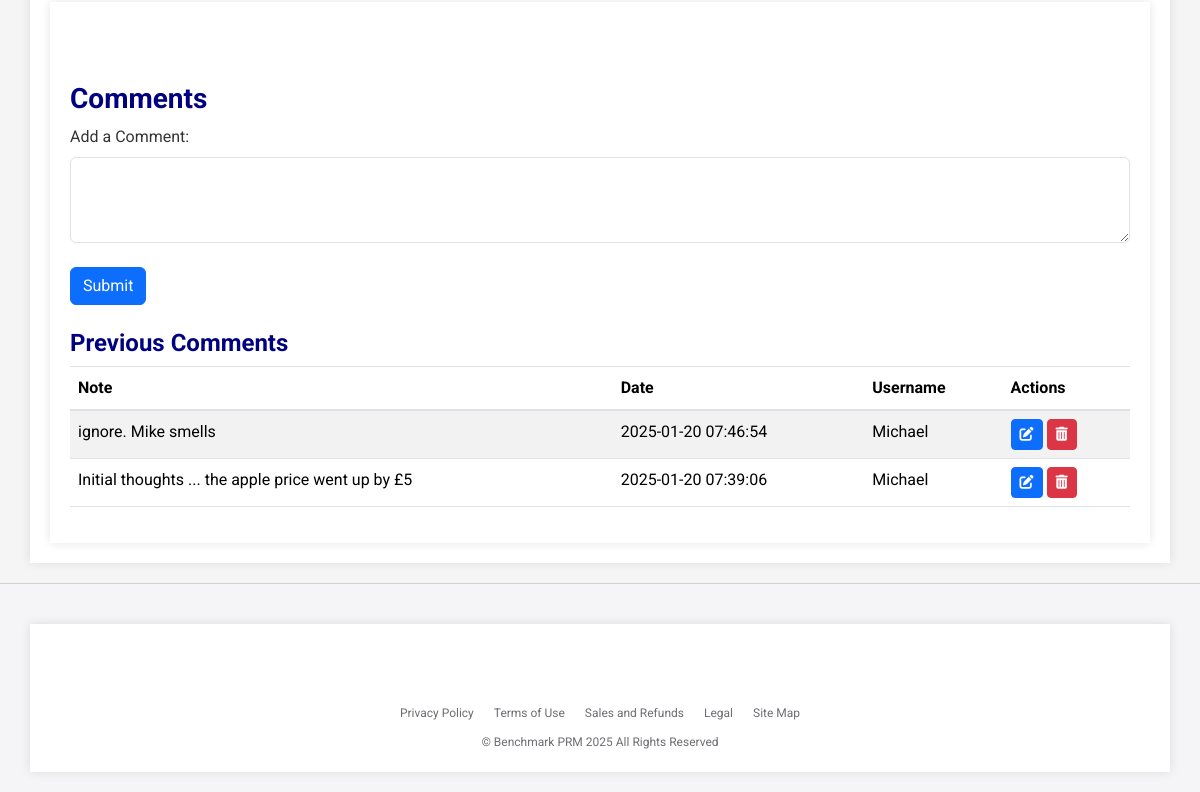
Page /manage/1/market_map (signed in, lower part) on the earlier database version.
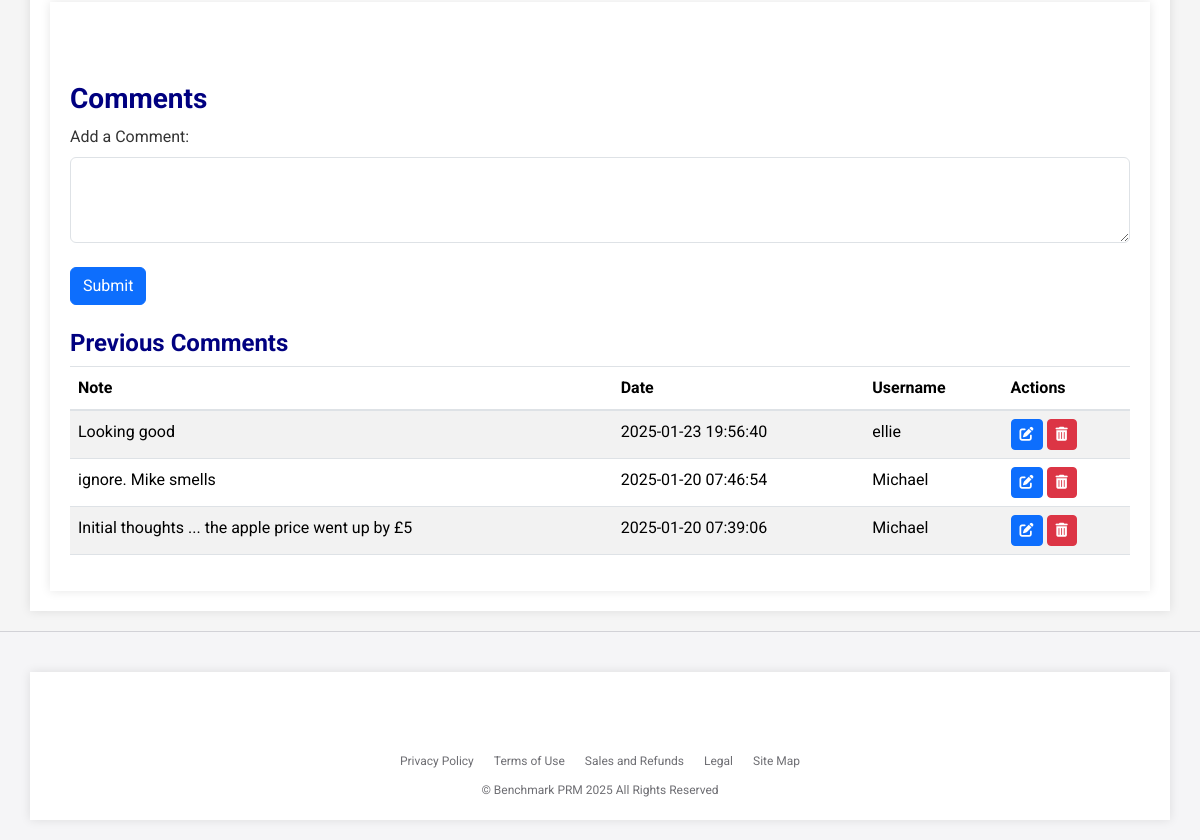
Same page on the later database version.
### app.py (models this page shows, shortened)
class Comment(db.Model):
    id = db.Column(db.Integer, primary_key=True)
    note = db.Column(db.Text, nullable=False)
    date = db.Column(db.DateTime, default=datetime.utcnow)
    user_id = db.Column(db.Integer, db.ForeignKey('user.id'), nullable=False)
    project_id = db.Column(db.Integer, db.ForeignKey('project.id'), nullable=False)
    user = db.relationship('User', backref=db.backref('comments', lazy=True))
    project = db.relationship('Project', backref=db.backref('comments', lazy=True))

class User(db.Model, UserMixin):
    id = db.Column(db.Integer, primary_key=True)
    username = db.Column(db.String(20), unique=True, nullable=False)
    email = db.Column(db.String(120), unique=True, nullable=False)  # Added email field
    password_hash = db.Column(db.String(128), nullable=False)

### app.py (the view, shortened to what this page needs)
@app.route('/manage/<int:project_id>/market_map', methods=['GET', 'POST'])
@login_required
def market_map(project_id):
    project = Project.query.get_or_404(project_id)
    if project.user_id != current_user.id and current_user not in project.shared_users:
        flash('You are not authorized to manage this project.', 'danger')
        return redirect(url_for('dashboard'))
    products = Product.query.filter_by(project_id=project_id).all()
    value_drivers = ValueDriver.query.filter_by(project_id=project_id).all()
    comments = Comment.query.filter_by(project_id=project_id).order_by(Comment.date.desc()).all()
    products_by_brand = defaultdict(list)
    for product in products:
        products_by_brand[product.brand_name].append(product)
    num_brands = len(products_by_brand)
    brand_colors = generate_colors(num_brands)
    brand_color_map = {brand: brand_colors[i] for i, brand in enumerate(products_by_brand)}
    scatter_data = []
    bar_chart_data = {}
    for product in products:
        total_weighted_score = 0
        product_ratings = Rating.query.options(joinedload(Rating.value_driver)).filter_by(product_id=product.id).all()
        product_bar_chart_data = {}
        for vd in value_drivers:
            product_bar_chart_data[vd.value_driver] = None
        if product_ratings:
            for rating in product_ratings:
                total_weighted_score += rating.score * (rating.value_driver.weighting / 100)
                product_bar_chart_data[rating.value_driver.value_driver] = rating.score
        for vd in value_drivers:
            bar_chart_data.setdefault(vd.value_driver, []).append(product_bar_chart_data[vd.value_driver])
        scatter_data.append({
            'name': product.product_name,
            'price': product.price,
            'score': total_weighted_score,
            'brand': product.brand_name,  # Add brand to scatter data
            'color': brand_color_map[product.brand_name]  # Add color to scatter data
        })
    product_names = [product.product_name for product in products]
    value_driver_names = [vd.value_driver for vd in value_drivers] # Get Value Driver Names
    return render_template('market_map.html', project=project, scatter_data=scatter_data, bar_chart_data=bar_chart_data, value_driver_names=value_driver_names, product_names=product_names, brand_color_map=brand_color_map, comments=comments, value_drivers=value_drivers)

### app.py (called while the page is built)
@login_manager.user_loader
def load_user(user_id):
    return User.query.get(int(user_id))

def generate_colors(num_colors):
    colors = []
    for i in range(num_colors):
        hue = i * (360 / num_colors)
        colors.append(f"hsl({hue}, 70%, 60%)")
    return colors

### templates/market_map.html (shortened to what this page needs)
{% extends 'base.html' %}
{% block content %}
<div class="container mt-4">
    <h2>Comments</h2>
    <form method="POST" action="{{ url_for('market_map', project_id=project.id) }}">
        <div class="form-group">
            <label for="note">Add a Comment:</label>
            <textarea class="form-control" id="note" name="note" rows="3" required></textarea>
        </div>
        <button type="submit" class="btn btn-primary mt-2">Submit</button>
    </form>
    <h3 class="mt-4">Previous Comments</h3>
    <table class="table table-striped">
        <thead>
            <tr>
                <th>Note</th>
                <th>Date</th>
                <th>Username</th>
                <th>Actions</th>
            </tr>
        </thead>
        <tbody>
            {% for comment in comments %}
            <tr>
                <td>{{ comment.note }}</td>
                <td>{{ comment.date.strftime('%Y-%m-%d %H:%M:%S') }}</td>
                <td>{{ comment.user.username }}</td>
                <td>
                    <button type="button" class="btn btn-sm btn-primary" data-toggle="modal" data-target="#editCommentModal{{ comment.id }}">
                        <i class="fas fa-edit"></i>
                    </button>
                    <form method="POST" action="{{ url_for('delete_comment', project_id=project.id, comment_id=comment.id) }}" style="display:inline;">
                        <button type="submit" class="btn btn-sm btn-danger">
                            <i class="fas fa-trash-alt"></i>
                        </button>
                    </form>
                </td>
            </tr>
            {% endfor %}
        </tbody>
    </table>
</div>
{% endblock %}

Differences in the rows shown:
added Comment: note "Looking good", date "2025-01-23 19:56:40", user.username "ellie"
